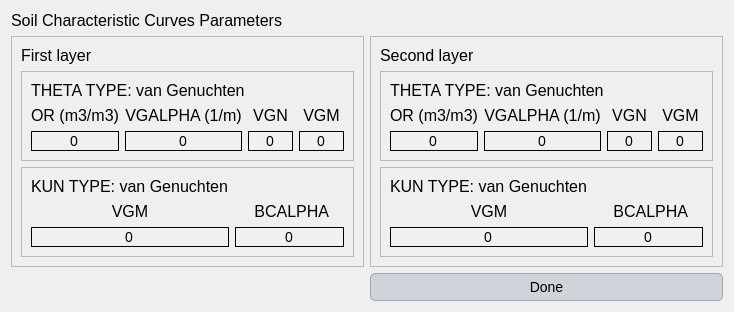
<?xml version="1.0" encoding="UTF-8"?>
<ui version="4.0">
 <class>Dialog</class>
 <widget class="QDialog" name="Dialog">
  <property name="geometry">
   <rect>
    <x>0</x>
    <y>0</y>
    <width>734</width>
    <height>310</height>
   </rect>
  </property>
  <property name="windowTitle">
   <string>Dialog</string>
  </property>
  <property name="styleSheet">
   <string notr="true">QLabel {
    font-family: 'Georgia'; /* Cambiar la fuente a Georgia */
    font-size: 16px; /* Cambiar el tamaño de la fuente */
    color: #000000; /* Color del texto (blanco) */
}

QLineEdit {
    font-family: 'Georgia'; /* Cambiar la fuente a Georgia */
    font-size: 14px; /* Cambiar el tamaño de la fuente */
    color: #000000; /* Color del texto (blanco) */
    background-color: #f0f0f0; /* Color de fondo del QLineEdit */
    border: 1px solid #000000; /* Borde blanco */
}

QComboBox {
    font-family: 'Georgia'; /* Cambiar la fuente a Georgia */
    font-size: 14px; /* Cambiar el tamaño de la fuente */
    color: #000000; /* Color del texto (blanco) */
    background-color: #cfd4da; /* Fondo oscuro del ComboBox */
}

QRadioButton {
    font-family: 'Georgia'; /* Cambiar la fuente a Georgia */
    font-size: 14px; /* Cambiar el tamaño de la fuente */
    color: #000000; /* Color del texto (blanco) */
}

QCheckBox {
    font-family: 'Georgia'; /* Cambiar la fuente a Georgia */
    font-size: 14px; /* Cambiar el tamaño de la fuente */
    color: #000000; /* Color del texto (blanco) */
}

/* Cambiar la fuente y estilo de los QPushButton */
QPushButton {
    font-family: 'Georgia'; /* Cambiar la fuente */
    font-size: 14px; /* Cambiar el tamaño de la fuente */
    color: #000000; /* Color del texto negro */
    background-color: #cfd4da; /* Fondo gris claro */
    border: 1px solid #a1a6ad; /* Borde gris medio */
    border-radius: 5px; /* Bordes redondeados */
    padding: 5px; /* Espaciado interno */
}

/* Estilo cuando el ratón pasa sobre el botón */
QPushButton:hover {
    color: #000000; /* Mantener el texto negro */
    background-color: #b7bcc3; /* Fondo gris un poco más oscuro al pasar el mouse */
}

/* Estilo cuando el botón está presionado */
QPushButton:pressed {
    background-color: #a6acb3; /* Fondo ligeramente más oscuro al presionar */
    color: #000000; /* Mantener el texto negro cuando se presiona */
}



/* Estilo general para QTableWidget y QTableView */
QTableWidget, QTableView {
    font-family: 'Georgia'; /* Cambiar la fuente a Georgia */
    font-size: 14px; /* Tamaño de la fuente */
    color: #000000; /* Color del texto negro */
    background-color: #e6e9ed; /* Fondo gris claro para la tabla */
    gridline-color: #a1a6ad; /* Color de las líneas de la tabla (gris medio) */
    selection-background-color: #b7bcc3; /* Color de fondo cuando se selecciona una celda (gris suave) */
    selection-color: #000000; /* Color del texto cuando la celda está seleccionada (negro) */
}

/* Estilo para el encabezado horizontal de la tabla */
QHeaderView::section {
    font-family: 'Georgia'; /* Cambiar la fuente a Georgia */
    font-size: 14px; /* Tamaño de la fuente */
    color: #000000; /* Color del texto negro */
    background-color: #cfd4da; /* Fondo gris claro del encabezado */
    border: 1px solid #a1a6ad; /* Borde gris medio entre las secciones */
    padding: 4px; /* Espaciado interno en el encabezado */
}

/* Estilo para las celdas de la tabla al pasar el mouse */
QTableWidget::item:hover, QTableView::item:hover {
    background-color: #b7bcc3; /* Fondo gris suave al pasar el mouse */
    color: #000000; /* Mantener el texto negro */
}

/* Estilo para las celdas cuando están seleccionadas */
QTableWidget::item:selected, QTableView::item:selected {
    background-color: #a6acb3; /* Fondo gris intermedio cuando está seleccionado */
    color: #000000; /* Texto negro cuando está seleccionado */
}

/* Ajustar el tamaño de las celdas */
QTableWidget::item, QTableView::item {
    padding: 4px; /* Espaciado interno de las celdas */
}

/* Estilo para el borde inferior de la tabla */
QTableCornerButton::section {
    background-color: #cfd4da; /* Fondo del botón de esquina */
    border: 1px solid #a1a6ad; /* Borde gris medio del botón de esquina */
}</string>
  </property>
  <layout class="QGridLayout" name="gridLayout_7">
   <item row="0" column="0">
    <widget class="QLabel" name="label">
     <property name="text">
      <string>Soil Characteristic Curves Parameters</string>
     </property>
    </widget>
   </item>
   <item row="1" column="0">
    <widget class="QFrame" name="frame_3">
     <property name="frameShape">
      <enum>QFrame::StyledPanel</enum>
     </property>
     <property name="frameShadow">
      <enum>QFrame::Raised</enum>
     </property>
     <layout class="QGridLayout" name="gridLayout_3">
      <item row="2" column="0">
       <widget class="QFrame" name="frame_2">
        <property name="frameShape">
         <enum>QFrame::StyledPanel</enum>
        </property>
        <property name="frameShadow">
         <enum>QFrame::Raised</enum>
        </property>
        <layout class="QGridLayout" name="gridLayout_2">
         <item row="0" column="0">
          <widget class="QLabel" name="label_7">
           <property name="text">
            <string>KUN TYPE: van Genuchten</string>
           </property>
          </widget>
         </item>
         <item row="1" column="0">
          <layout class="QVBoxLayout" name="verticalLayout_5">
           <item>
            <widget class="QLabel" name="label_8">
             <property name="text">
              <string>VGM</string>
             </property>
             <property name="alignment">
              <set>Qt::AlignCenter</set>
             </property>
            </widget>
           </item>
           <item>
            <widget class="QLineEdit" name="lineEdit_5">
             <property name="text">
              <string>0</string>
             </property>
             <property name="alignment">
              <set>Qt::AlignCenter</set>
             </property>
            </widget>
           </item>
          </layout>
         </item>
         <item row="1" column="1">
          <layout class="QVBoxLayout" name="verticalLayout_6">
           <item>
            <widget class="QLabel" name="label_9">
             <property name="text">
              <string> BCALPHA</string>
             </property>
             <property name="alignment">
              <set>Qt::AlignCenter</set>
             </property>
            </widget>
           </item>
           <item>
            <widget class="QLineEdit" name="lineEdit_6">
             <property name="text">
              <string>0</string>
             </property>
             <property name="alignment">
              <set>Qt::AlignCenter</set>
             </property>
            </widget>
           </item>
          </layout>
         </item>
        </layout>
       </widget>
      </item>
      <item row="1" column="0">
       <widget class="QFrame" name="frame">
        <property name="frameShape">
         <enum>QFrame::StyledPanel</enum>
        </property>
        <property name="frameShadow">
         <enum>QFrame::Raised</enum>
        </property>
        <layout class="QGridLayout" name="gridLayout">
         <item row="0" column="0" colspan="3">
          <widget class="QLabel" name="label_2">
           <property name="text">
            <string>THETA TYPE: van Genuchten</string>
           </property>
          </widget>
         </item>
         <item row="1" column="0">
          <layout class="QVBoxLayout" name="verticalLayout">
           <item>
            <widget class="QLabel" name="label_3">
             <property name="text">
              <string>OR (m3/m3)</string>
             </property>
             <property name="alignment">
              <set>Qt::AlignCenter</set>
             </property>
            </widget>
           </item>
           <item>
            <widget class="QLineEdit" name="lineEdit">
             <property name="text">
              <string>0</string>
             </property>
             <property name="alignment">
              <set>Qt::AlignCenter</set>
             </property>
            </widget>
           </item>
          </layout>
         </item>
         <item row="1" column="1">
          <layout class="QVBoxLayout" name="verticalLayout_2">
           <item>
            <widget class="QLabel" name="label_4">
             <property name="text">
              <string>VGALPHA (1/m)</string>
             </property>
             <property name="alignment">
              <set>Qt::AlignCenter</set>
             </property>
            </widget>
           </item>
           <item>
            <widget class="QLineEdit" name="lineEdit_2">
             <property name="text">
              <string>0</string>
             </property>
             <property name="alignment">
              <set>Qt::AlignCenter</set>
             </property>
            </widget>
           </item>
          </layout>
         </item>
         <item row="1" column="2">
          <layout class="QVBoxLayout" name="verticalLayout_3">
           <item>
            <widget class="QLabel" name="label_5">
             <property name="text">
              <string>VGN</string>
             </property>
             <property name="alignment">
              <set>Qt::AlignCenter</set>
             </property>
            </widget>
           </item>
           <item>
            <widget class="QLineEdit" name="lineEdit_3">
             <property name="text">
              <string>0</string>
             </property>
             <property name="alignment">
              <set>Qt::AlignCenter</set>
             </property>
            </widget>
           </item>
          </layout>
         </item>
         <item row="1" column="3">
          <layout class="QVBoxLayout" name="verticalLayout_4">
           <item>
            <widget class="QLabel" name="label_6">
             <property name="text">
              <string>VGM</string>
             </property>
             <property name="alignment">
              <set>Qt::AlignCenter</set>
             </property>
            </widget>
           </item>
           <item>
            <widget class="QLineEdit" name="lineEdit_4">
             <property name="text">
              <string>0</string>
             </property>
             <property name="alignment">
              <set>Qt::AlignCenter</set>
             </property>
            </widget>
           </item>
          </layout>
         </item>
        </layout>
       </widget>
      </item>
      <item row="0" column="0">
       <widget class="QLabel" name="label_18">
        <property name="text">
         <string>First layer</string>
        </property>
       </widget>
      </item>
     </layout>
    </widget>
   </item>
   <item row="1" column="1">
    <widget class="QFrame" name="frame_4">
     <property name="frameShape">
      <enum>QFrame::StyledPanel</enum>
     </property>
     <property name="frameShadow">
      <enum>QFrame::Raised</enum>
     </property>
     <layout class="QGridLayout" name="gridLayout_4">
      <item row="2" column="0">
       <widget class="QFrame" name="frame_6">
        <property name="frameShape">
         <enum>QFrame::StyledPanel</enum>
        </property>
        <property name="frameShadow">
         <enum>QFrame::Raised</enum>
        </property>
        <layout class="QGridLayout" name="gridLayout_6">
         <item row="0" column="0">
          <widget class="QLabel" name="label_15">
           <property name="text">
            <string>KUN TYPE: van Genuchten</string>
           </property>
          </widget>
         </item>
         <item row="1" column="0">
          <layout class="QVBoxLayout" name="verticalLayout_11">
           <item>
            <widget class="QLabel" name="label_16">
             <property name="text">
              <string>VGM</string>
             </property>
             <property name="alignment">
              <set>Qt::AlignCenter</set>
             </property>
            </widget>
           </item>
           <item>
            <widget class="QLineEdit" name="lineEdit_11">
             <property name="text">
              <string>0</string>
             </property>
             <property name="alignment">
              <set>Qt::AlignCenter</set>
             </property>
            </widget>
           </item>
          </layout>
         </item>
         <item row="1" column="1">
          <layout class="QVBoxLayout" name="verticalLayout_12">
           <item>
            <widget class="QLabel" name="label_17">
             <property name="text">
              <string> BCALPHA</string>
             </property>
             <property name="alignment">
              <set>Qt::AlignCenter</set>
             </property>
            </widget>
           </item>
           <item>
            <widget class="QLineEdit" name="lineEdit_12">
             <property name="text">
              <string>0</string>
             </property>
             <property name="alignment">
              <set>Qt::AlignCenter</set>
             </property>
            </widget>
           </item>
          </layout>
         </item>
        </layout>
       </widget>
      </item>
      <item row="1" column="0">
       <widget class="QFrame" name="frame_5">
        <property name="frameShape">
         <enum>QFrame::StyledPanel</enum>
        </property>
        <property name="frameShadow">
         <enum>QFrame::Raised</enum>
        </property>
        <layout class="QGridLayout" name="gridLayout_5">
         <item row="0" column="0" colspan="3">
          <widget class="QLabel" name="label_10">
           <property name="text">
            <string>THETA TYPE: van Genuchten</string>
           </property>
          </widget>
         </item>
         <item row="1" column="0">
          <layout class="QVBoxLayout" name="verticalLayout_7">
           <item>
            <widget class="QLabel" name="label_11">
             <property name="text">
              <string>OR (m3/m3)</string>
             </property>
             <property name="alignment">
              <set>Qt::AlignCenter</set>
             </property>
            </widget>
           </item>
           <item>
            <widget class="QLineEdit" name="lineEdit_7">
             <property name="text">
              <string>0</string>
             </property>
             <property name="alignment">
              <set>Qt::AlignCenter</set>
             </property>
            </widget>
           </item>
          </layout>
         </item>
         <item row="1" column="1">
          <layout class="QVBoxLayout" name="verticalLayout_8">
           <item>
            <widget class="QLabel" name="label_12">
             <property name="text">
              <string>VGALPHA (1/m)</string>
             </property>
             <property name="alignment">
              <set>Qt::AlignCenter</set>
             </property>
            </widget>
           </item>
           <item>
            <widget class="QLineEdit" name="lineEdit_8">
             <property name="text">
              <string>0</string>
             </property>
             <property name="alignment">
              <set>Qt::AlignCenter</set>
             </property>
            </widget>
           </item>
          </layout>
         </item>
         <item row="1" column="2">
          <layout class="QVBoxLayout" name="verticalLayout_9">
           <item>
            <widget class="QLabel" name="label_13">
             <property name="text">
              <string>VGN</string>
             </property>
             <property name="alignment">
              <set>Qt::AlignCenter</set>
             </property>
            </widget>
           </item>
           <item>
            <widget class="QLineEdit" name="lineEdit_9">
             <property name="text">
              <string>0</string>
             </property>
             <property name="alignment">
              <set>Qt::AlignCenter</set>
             </property>
            </widget>
           </item>
          </layout>
         </item>
         <item row="1" column="3">
          <layout class="QVBoxLayout" name="verticalLayout_10">
           <item>
            <widget class="QLabel" name="label_14">
             <property name="text">
              <string>VGM</string>
             </property>
             <property name="alignment">
              <set>Qt::AlignCenter</set>
             </property>
            </widget>
           </item>
           <item>
            <widget class="QLineEdit" name="lineEdit_10">
             <property name="text">
              <string>0</string>
             </property>
             <property name="alignment">
              <set>Qt::AlignCenter</set>
             </property>
            </widget>
           </item>
          </layout>
         </item>
        </layout>
       </widget>
      </item>
      <item row="0" column="0">
       <widget class="QLabel" name="label_19">
        <property name="text">
         <string>Second layer</string>
        </property>
       </widget>
      </item>
     </layout>
    </widget>
   </item>
   <item row="2" column="1">
    <widget class="QPushButton" name="done">
     <property name="text">
      <string>Done</string>
     </property>
    </widget>
   </item>
  </layout>
 </widget>
 <resources/>
 <connections/>
</ui>
